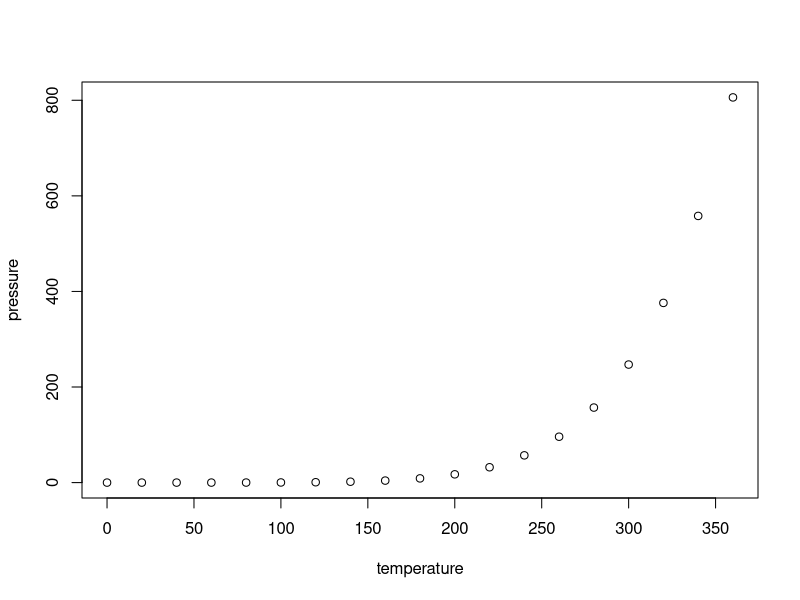
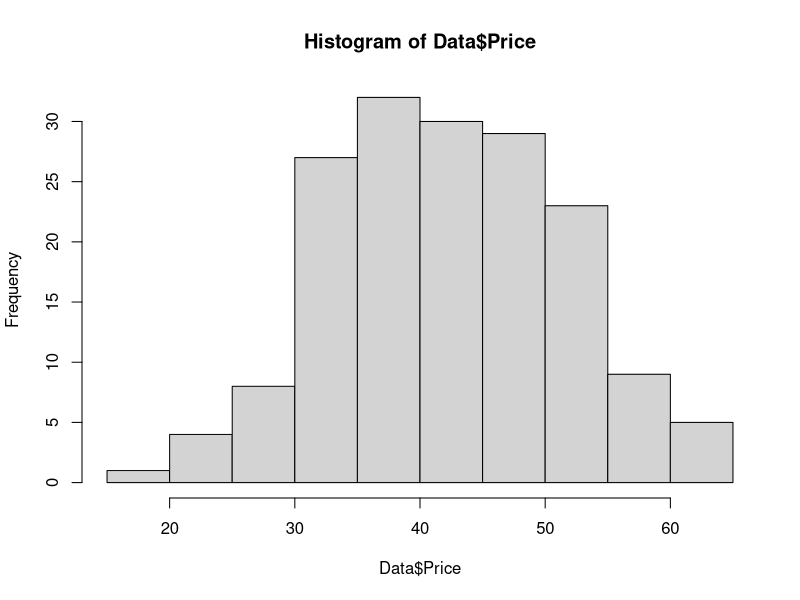
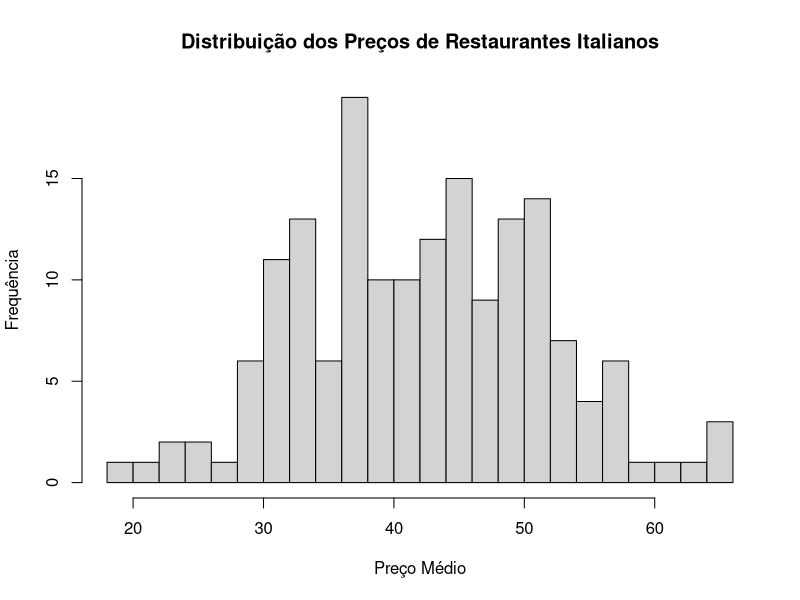
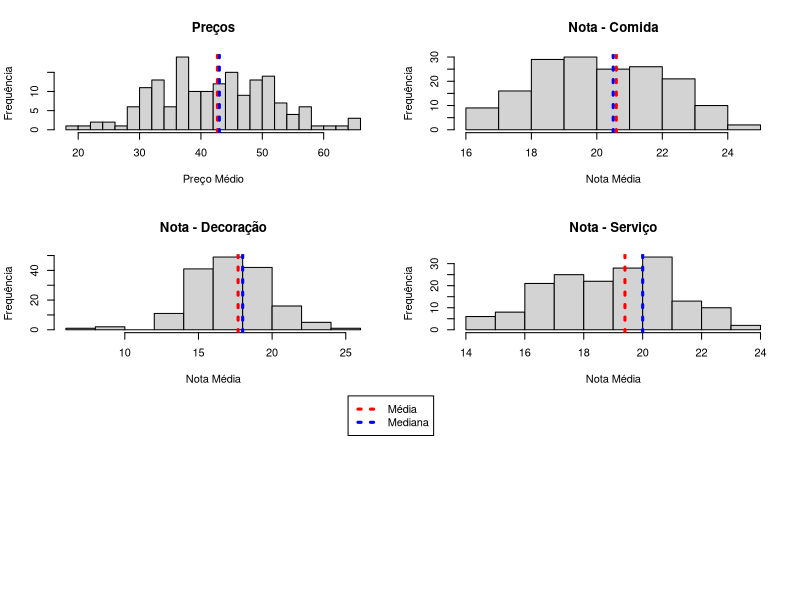

Generate these figures, in order, with R:
## ---- chunk 1
knitr::opts_chunk$set(echo = TRUE)
## ---- chunk 2
#No R, toda vez que escrevemos com um "#" no início da linha, o programa entende que o código é um comentário. Ou seja, ele não será avaliado. Tal funcionalidade é interessante para deixar comentários nos códigos, explicando cada um dos passos que estamos fazendo.

#Estatísticas descritivas da base de dados cars: vamos utilizar a função summary() dentro da base de dados cars para que o R nos retorne algumas estatísticas básicas da base de dados
summary(cars)

## ---- chunk 3

#Utilizaremos agora a função plot, que cria um gráfico com os dados presentes na base de dados

plot(pressure)

## ---- chunk 4

#Vamos carregar o arquivo dentro do RStudio (você precisa colocá-lo no diretório que será indicado pela função getwd() - note que o diretório apresentado logo abaixo refere-se ao meu computador. Você precisa utilizar a função getwd() para verificar o diretório no seu computador.

getwd()

#Colocando o arquivo NYC.csv no diretório que a função getwd() retornou a você, use a função read.csv para ler o documento e guardar numa base chamada Data:

Data<-read.csv('Data.csv',header = TRUE,
                          stringsAsFactors = FALSE,
                          encoding = 'UTF-8',sep=';')

names(Data)[1]<-'Restaurant'

#Intro: apresentando as estatísticas básicas da base de dados
summary(Data)

#Intro: apresentando as 10 primeiras observações da base de dados:
head(Data,n=10)

## ---- chunk 5
#Vamos calcular a média de cada uma das variáveis da base de dados (use $ para se referir à variável que deseja)

mean(Data$Price) #Preço Médio
mean(Data$Food) #Nota média no quesito Comida
mean(Data$Decor) #Nota média no quesito Decoração
mean(Data$Service) #Nota média no quesito Serviço
mean(Data$East)  #63% dos restaurantes estão no lado Leste

#Podemos fazer a mesma análise utilizando apenas uma linha de código através da função apply():
apply(Data[,-1], 2, mean)

# Pelo mesmo método, podemos obter a mediana das variáveis:
apply(Data[,-1], 2, median)

# Obtendo a moda das variáveis: o R não possui uma função pronta para a Moda. No entanto, podemos criar uma do zero:

# Criando a função
moda <- function(v) {
   uniqv <- unique(v)
   uniqv[which.max(tabulate(match(v, uniqv)))]
}

#Agora, podemos obter a moda das variáveis aplicando a função criada :
apply(Data[,-1], 2, moda)

## ---- chunk 6

#Pelo mesmo método, podemos obter a variância dos dados :
apply(Data[,-1], 2, var)

#Como a variância não está na mesma escala dos dados, podemos obter o desvio padrão:
apply(Data[,-1], 2, sd)


## ---- chunk 7

#Podemos verificar a distribuição dos preços através da função hist()
hist(Data$Price)

#Também podemos personalizar o gráfico:
hist(Data$Price,
     main='Distribuição dos Preços de Restaurantes Italianos',
     xlab='Preço Médio',
     ylab='Frequência',breaks=30)

#Ao invés de fazer um gráfico por variável, podemos apresentá-los todos juntos:

#Cria uma imagem 2 linhas x 2 colunas para apresentar 4 gráficos ao mesmo tempo

par(mfrow=c(3,2))

hist(Data$Price,
     main='Preços',
     xlab='Preço Médio',
     ylab='Frequência',breaks=30)

abline(v=mean(Data$Price),lwd=3,lty=3,col='red')
abline(v=median(Data$Price),lwd=3,lty=3,col='blue')

hist(Data$Food,
     main='Nota - Comida',
     xlab='Nota Média',
     ylab='Frequência',breaks=10)

abline(v=mean(Data$Food),lwd=3,lty=3,col='red')
abline(v=median(Data$Food),lwd=3,lty=3,col='blue')

hist(Data$Decor,
     main='Nota - Decoração',
     xlab='Nota Média',
     ylab='Frequência',breaks=10)

abline(v=mean(Data$Decor),lwd=3,lty=3,col='red')
abline(v=median(Data$Decor),lwd=3,lty=3,col='blue')


hist(Data$Service,
     main='Nota - Serviço',
     xlab='Nota Média',
     ylab='Frequência',breaks=10)

abline(v=mean(Data$Service),lwd=3,lty=3,col='red')
abline(v=median(Data$Service),lwd=3,lty=3,col='blue')

par(xpd=NA)
legend(x=10,y=-30,
        legend = c("Média", "Mediana"), 
        col=c('red','blue'), lwd=3,lty=3)

